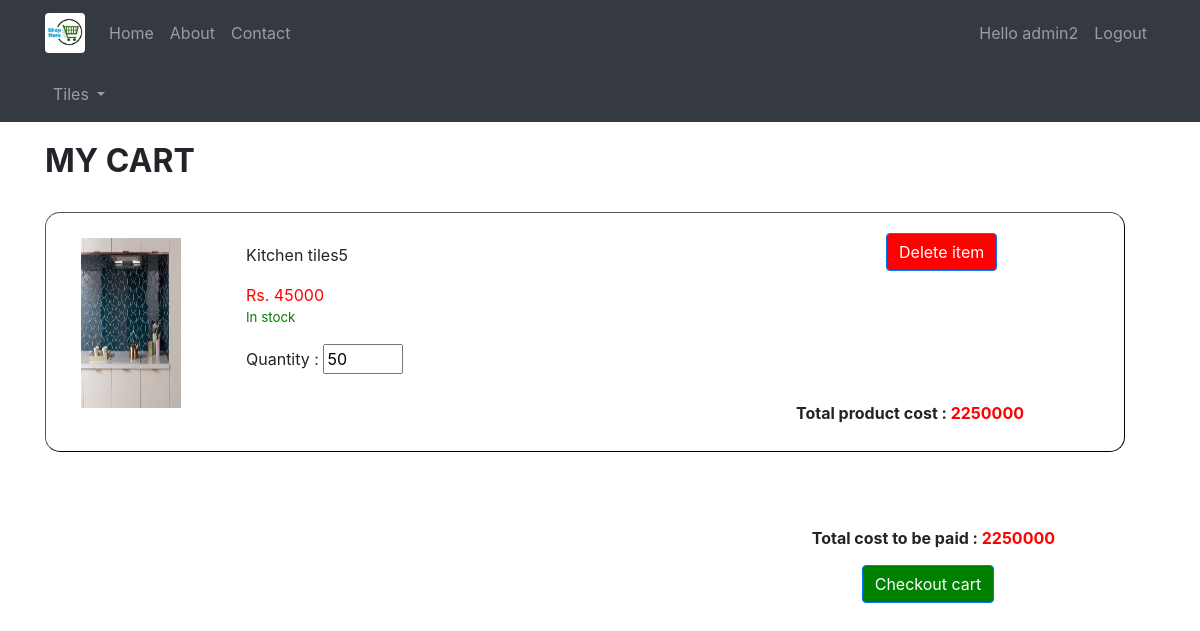
Page /cart/ (signed in) on the committed database.
### product/models.py (models this page shows, shortened)
class Purchase(models.Model):
    cart = models.ForeignKey(Cart, on_delete=models.CASCADE)
    name = models.ForeignKey(ProductForm, on_delete=models.DO_NOTHING)
    quantity = models.PositiveIntegerField()
    price_per_item = models.PositiveIntegerField()

class ProductForm(models.Model):
    name = models.CharField(max_length=250)
    description = models.CharField(max_length=5000)
    price = models.PositiveIntegerField()
    category = models.ForeignKey(Category, on_delete=models.DO_NOTHING)
    uploadedDate = models.DateTimeField(auto_now=True)
    stock = models.PositiveIntegerField()
    image = models.ImageField(upload_to='product_images/', height_field=None, width_field=None, max_length=100)
    class Meta:
        verbose_name = 'Products'
        verbose_name_plural = 'Products'

### product/views.py (the view)
# urls.py: url(r'^cart/$', views.cart, name='cart'),
@login_required(login_url='mainpage')
def cart(request):
    cart_obj = Cart.objects.filter(user=request.user.id, is_paid__exact='no').first()
    product_prices = []
    total_amount = 0
    ensure_stock = ''
    if not cart_obj:
        purchases = ''
    else:
        if cart_obj.transaction_id != '':
            response = settings.INSTAMOJO_API.payment_request_status(cart_obj.transaction_id)
            if response['payment_request']['status'] == 'Completed' and response['payment_request']['payments'][0]['status'] == 'Credit':
                purchases = ''
                cart_obj.transaction_id = response['payment_request']['payments'][0]['payment_id']
                cart_obj.is_paid = 'yes'
                cart_obj.save()
            else:
                cart_obj.transaction_id = ''
                cart_obj.save()
                purchases = Purchase.objects.filter(cart=cart_obj)
                for item in purchases:
                    product = ProductForm.objects.filter(id=item.name.id).first()
                    product.stock = product.stock + item.quantity
                    product.save()
                if not purchases:
                    purchases = ''
                else:
                    for product in purchases:
                        if product.quantity > product.name.stock:
                            ensure_stock = ''
                        else:
                            ensure_stock = 'ok'
                        product_prices.append(product.quantity*product.name.price)
                        total_amount += product.quantity*product.name.price
                        product.price_per_item = product.name.price
                        product.save()
                    cart_obj.total_payment = total_amount
                    cart_obj.save()
        else:
            purchases = Purchase.objects.filter(cart=cart_obj)
            if not purchases:
                purchases = ''
            else:
                for product in purchases:
                    if product.quantity > product.name.stock:
                        ensure_stock = ''
                    else:
                        ensure_stock = 'ok'
                    product_prices.append(product.quantity*product.name.price)
                    total_amount += product.quantity*product.name.price
                    product.price_per_item = product.name.price
                    product.save()
                cart_obj.total_payment = total_amount
                cart_obj.save()
    if purchases == '':
        return render(request, 'product/cart.html', {'purchases': zip(purchases,product_prices),'total_payment': total_amount,'is_empty': 'Yes','ensure_stock': ensure_stock})
    else:
        return render(request, 'product/cart.html', {'purchases': zip(purchases,product_prices),'total_payment': total_amount,'is_empty': 'No','ensure_stock': ensure_stock})

### users/forms.py
class UserLoginForm(AuthenticationForm):
    pass

### product/context_processors.py (called while the page is built)
def all_categories(request):
    signup_form = UserProfileForm()
    login_form = UserLoginForm()
    data = {}
    for category in SUPERCATEGORY_CHOICES:
        data.update({category[1]: Category.objects.filter(superCategory=category[0])})
    return {'login_form': login_form,'signup_form': signup_form,'data': data}

### templates/product/cart.html (shortened to what this page needs)
{% extends 'product/base.html' %}
{% load static %}
{% load crispy_forms_tags %}
{% block content %}
<div>
    <h2 style="margin-top: 20px;font-weight: bolder;">MY CART</h2><br>
    {% if is_empty == 'Yes' %}
        <p>No items in your cart</p>
    {% else %}
    <div>
        {% for product,amount in purchases %}
            <div style="border: double 1px black;border-radius: 15px;height: 240px;border-width: thin;border-style: outset;width: 1080px;">
                <div style="width: 100px;margin-top: 10px;float: left;height: 200px;">
                   <img src="/media/{{ product.name.image }}" height=170px width=100px style="margin-top: 15px;margin-left: 35px;">
                </div>
                <div style="margin-left: 200px;">
                    <div style="margin-top: 30px; width: 500px;height: 200px; float: left;">
                        <p style="font-size: medium;">{{ product.name.name }}</p>
                        <p style="color:red;margin-bottom: 1px;margin-top: 6px;font-size: medium;">Rs. {{ product.name.price }}</p>
                        {% if product.name.stock == 0 %}
                            <p style="color:rgb(136, 4, 4);font-size: smaller;">Out of stock</p>
                        {% elif product.name.stock >= product.quantity %}
                            <p style="color:green;font-size: smaller;">In stock</p>
                        {% else %}
                            <p style="color:rgb(136, 4, 4);font-size: smaller;">Less stocks available then quantity mentioned</p>
                        {% endif %}
                        <label>Quantity :</label>
                        <input onchange="update_quantity('{{ product.name.id }}')" id="{{ product.name.id }}" type="number" required min=1 value="{{ product.quantity }}" style="width:80px;">
                    </div>
                    <div style="width: 300px;margin-left: 550px; padding-top:20px;">
                        <a onclick="delete_item('{{ product.name.id }}')" id="delete_button_{{ product.name.id }}" type="button" href="#" class="btn btn-primary" style="background: red;margin-bottom: 130px;margin-left: 90px;">Delete item</a>
                        <p style="font-weight: bold">Total product cost : <span style="color: red;">{{ amount }}</span></p>
                    </div>
                </div>
            </div><br>
        {% endfor %}
        <div style="float: right;">
            <p style="font-weight: bold;margin-right: 100px;margin-top: 50px;margin-bottom: 10px;">Total cost to be paid : <span style="color: red;">{{ total_payment }}</span></p>
            <form id="checkout_form" onsubmit="check_stock('{{ ensure_stock }}')" method='post'>
                <button type="submit" id="checkout_button" class="btn btn-primary" style="background: green;margin-top: 5px;margin-left:50px;">Checkout cart</button>
            </form>
        </div>
    </div>
    {% endif %}
</div>
{% endblock %}

### rows in the picture
Purchase: name.image (picture), name.name "Kitchen tiles5", name.price "45000", shows "In stock", quantity "50", amount "2250000"

### other values in the picture
{{ category }} "Tiles"
{{ total_payment }} "2250000"
